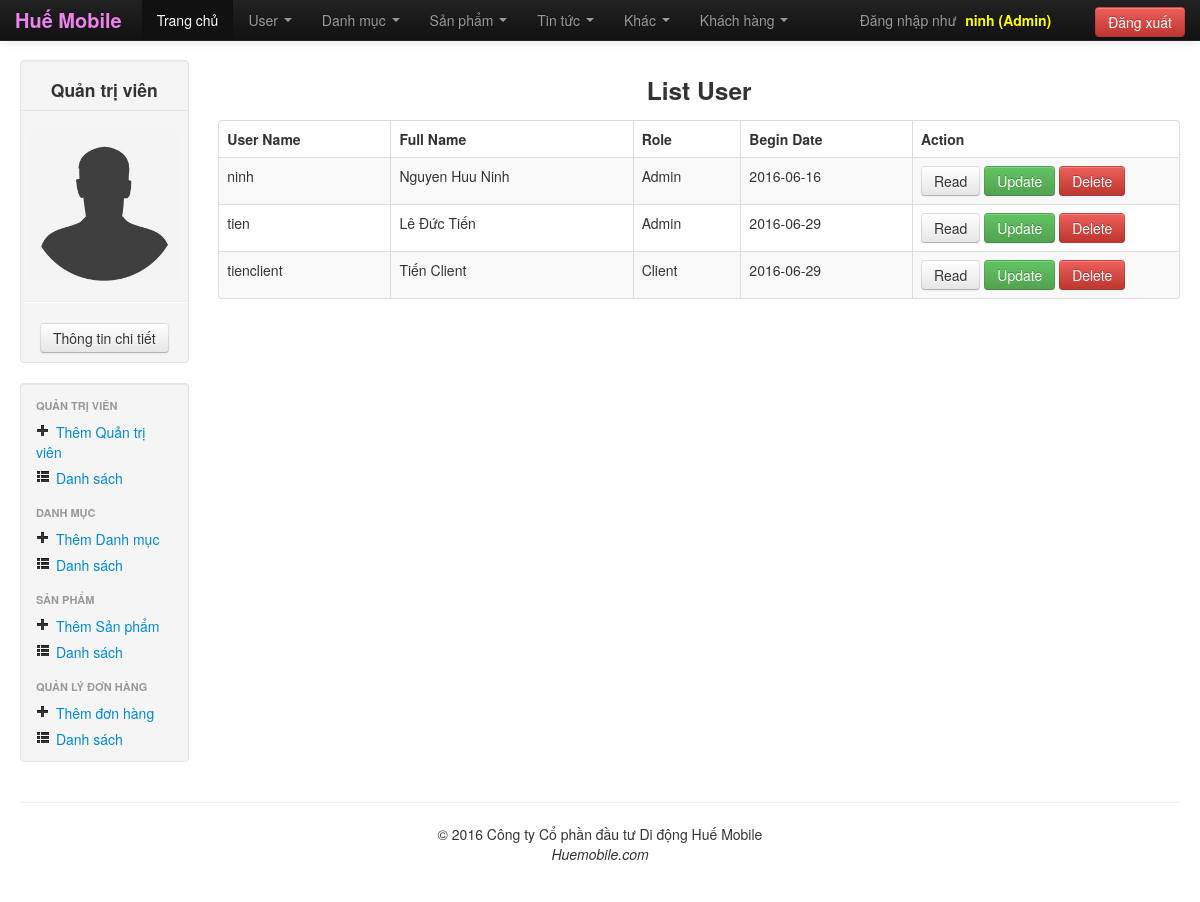
Screenshot of /admin/userIndex.php (signed in) with the database file from the repository.
### tables this page shows
CREATE TABLE `user` (
  `id` int(11) NOT NULL,
  `username` varchar(200) NOT NULL,
  `password` varchar(200) NOT NULL,
  `fullName` varchar(200) NOT NULL,
  `genders` tinyint(1) NOT NULL,
  `role` varchar(10) NOT NULL,
  `phone` varchar(12) NOT NULL,
  `email` varchar(200) NOT NULL,
  `address` varchar(500) NOT NULL,
  `birthday` date NOT NULL,
  `atm` varchar(20) NOT NULL,
  `beginDate` date NOT NULL,
  `status` varchar(200) NOT NULL
);

CREATE TABLE `role` (
  `id` int(11) NOT NULL,
  `name` varchar(50) NOT NULL,
  `keyword` varchar(50) NOT NULL,
  `description` text NOT NULL
);

### admin/userIndex.php (the view, shortened to what this page needs)
<!DOCTYPE html>
<html lang="en">
<head>
     <?php include 'include/css_js_head.php'; ?>
</head>
<body>
  	<?php include 'include/header.php'; ?>
  	<div class="container-fluid">
      	<div class="row-fluid">
        	<?php include'include/menu_left.php'; ?>
        	<div class="span10">
        		<table class="table table-striped table-bordered">
        		<caption>
        			<h3>List User</h3>
        		</caption>
              	<thead>
	                <tr>
	                  	<th>User Name</th>
	                  	<th>Full Name</th>
	                  	<th>Role</th>
	                  	<th>Begin Date</th>
	                  	<th>Action</th>
	                </tr>
              	</thead>
              	<tbody>
              	<?php
			   	$conn = Database::connect();
			   	$sql="SELECT user.id, user.username, user.fullName, user.beginDate, role.name FROM user INNER JOIN role ON user.role=role.id";
				$results = mysqli_query($conn, $sql);
				if ($results->num_rows > 0) {
				    while($row = $results->fetch_assoc()) {
				        echo '<tr>';
					   	echo '<td>'. $row['username'] . '</td>';
					   	echo '<td>'. $row['fullName'] . '</td>';
					   	echo '<td>'. $row['name'] . '</td>';
					   	echo '<td>'. $row['beginDate'] . '</td>';
					   	echo '<td width=250>';
					   	echo '<a class="btn" href="userRead.php?id='.$row['id'].'">Read</a>';
					   	echo '<a class="btn btn-success" href="userUpdate.php?id='.$row['id'].'">Update</a>';
					   	echo '<a class="btn btn-danger" href="userDelete.php?id='.$row['id'].'">Delete</a>';
					   	echo '</td>';
					   	echo '</tr>';
				    }
				} else {
				    echo "0 results";
				}
			  	?>
			      </tbody>
            </table>
        	</div>
      	</div>
      <hr>
  	<?php include 'include/footer.php'; ?>
  </body>
</html>

### admin/include/css_js_head.php (style rules this page uses)
body { padding-top: 60px; padding-bottom: 40px; }

### rows the page displays
user: username "ninh", fullName "Nguyen Huu Ninh", role.name "Admin", beginDate "2016-06-16"
user: username "tien", fullName "Lê Đức Tiến", role.name "Admin", beginDate "2016-06-29"
user: username "tienclient", fullName "Tiến Client", role.name "Client", beginDate "2016-06-29"

### other values shown
$data['username'] "ninh"
$data['name'] "Admin"
